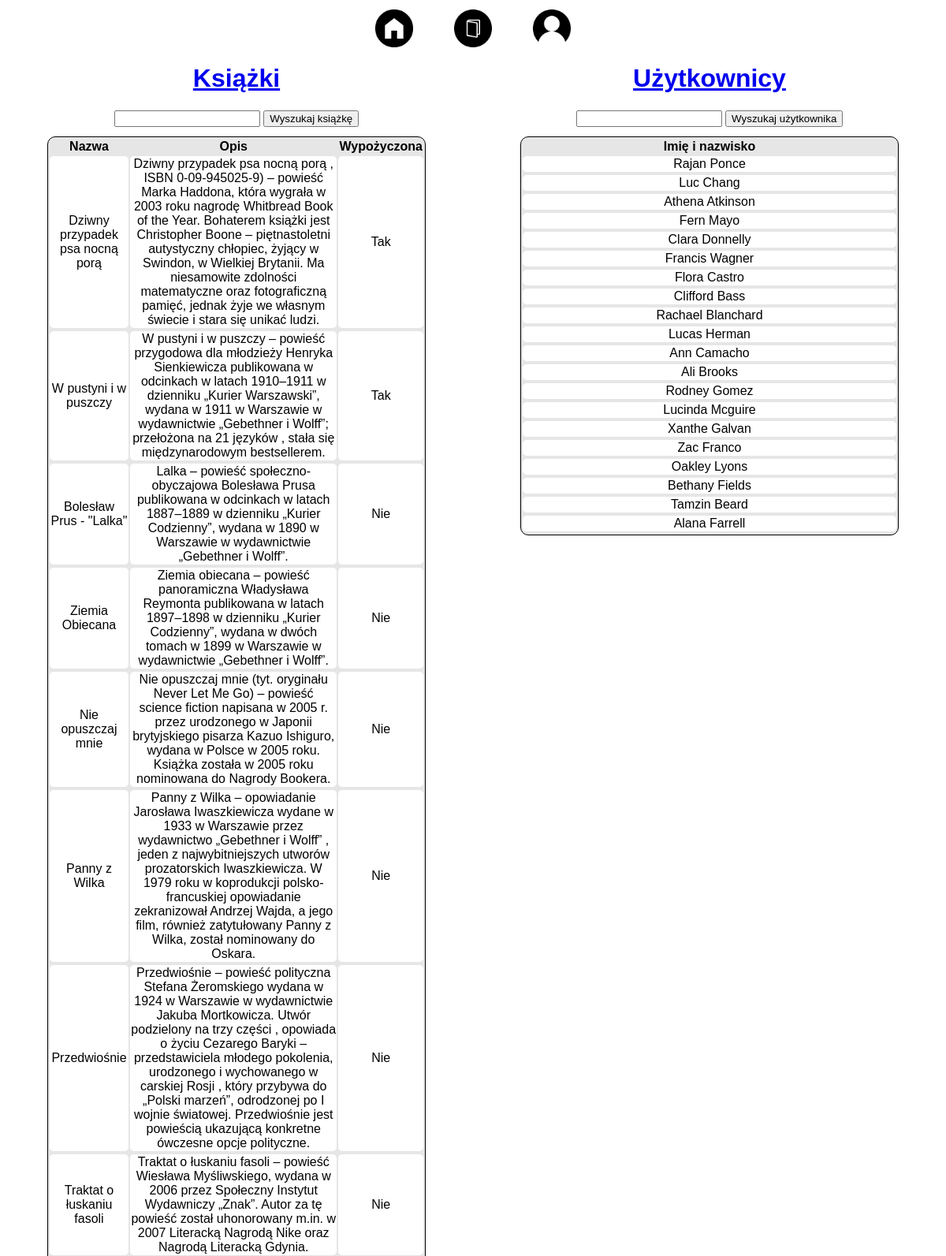
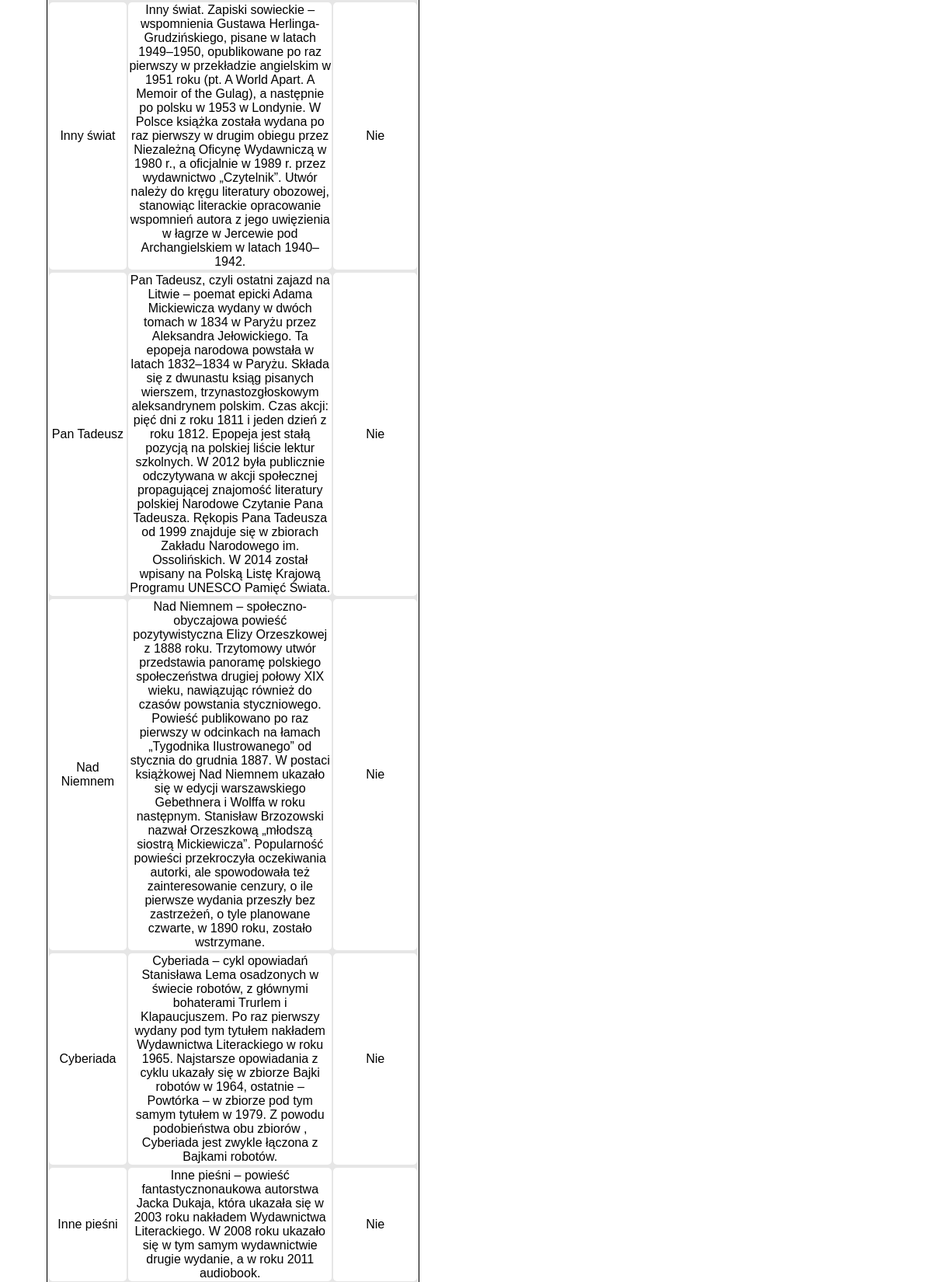
The page / (upper part) on the database its author committed (2 pictures, top to bottom).
### app.py (models this page shows, shortened)
class Book(db.Model):
    id = db.Column(db.Integer, primary_key=True)
    name = db.Column(db.String(200), nullable=False)
    description = db.Column(db.String(400))
    date_added = db.Column(db.DateTime, default=datetime.now())
    is_borrowed = db.Column(db.Boolean, default=False)
    borrowed_by = db.Column(db.Integer, db.ForeignKey('user.id'), default=None)
    date_borrowed = db.Column(db.DateTime, default=datetime.now())
    date_expected_return = db.Column(db.DateTime, default=None)

class User(db.Model):
    id = db.Column(db.Integer, primary_key=True)
    name = db.Column(db.String(200), nullable=False)
    date_added = db.Column(db.DateTime, default=datetime.now())

### app.py (the view)
@app.route('/', methods=['GET'])
def home():
    books = Book.query.order_by(Book.date_added).all()
    users = User.query.order_by(User.date_added).all()
    Session = sessionmaker(bind = engine)
    session = Session()
    books_not_returned = session.query(Book).filter(Book.is_borrowed == True and Book.date_expected_return < datetime.now())
    return render_template('home.html', books=books, users=users, books_not_returned=books_not_returned)

### templates/home.html (shortened to what this page needs)
{% extends './base.html' %}
{% block body %}
<div class="grid">
    <div class="content">
        <h1><a href = '/books'>Książki</a></h1>
        {% if books|length < 1 %}
            <h4>W Twojej bibliotece nie ma żadnych dodanych książek.</h4>
        {% else %}
        <form action="/search/book" method = "POST">
            <input type="text" name = "name" id = "name">
            <input type="submit" value="Wyszukaj książkę">
        </form>
        <table>
            <tr>
                <th>Nazwa</th>
                <th>Opis</th>
                <th>Wypożyczona</th>
            </tr>
            {% for book in books %}
                <td>{{ book.name }}</td>
                <td>{{ book.description }}</td>
                {% if book.is_borrowed %}
                    <td> Tak </td>
                {% else %}
                    <td> Nie </td>
                {% endif %}
            {% endfor %}
        </table>
        {% endif %}
    </div>
    <div class="content">
        <h1><a href = '/users'>Użytkownicy</a></h1>
        {% if users|length < 1 %}
            <h4>W Twojej bibliotece jeszcze nie ma żadnych użytkowników.</h4>
        {% else %}
        <form action="/search/user" method = "POST">
            <input type="text" name = "name" id = "name">
            <input type="submit" value="Wyszukaj użytkownika">
        </form>
        <table>
            <tr>
                <th>Imię i nazwisko</th>
            </tr>
            {% for user in users %}
                <td>{{ user.name }}</td>
            {% endfor %}
        </table>
        {% endif %}
    </div>
</div>
{% endblock %}

### static/css/main.css (style rules this page uses)
body { text-align: center; margin: 0; font-family: sans-serif; }
table { margin-left: auto; margin-right: auto; margin-top: 2%; margin-bottom: 2%; width: 80%; border: 1px solid black; border-radius: 10px; background-color: rgb(230, 230, 230); }
form { width: 100%; margin-left: auto; margin-right: auto; margin-top: 2%; }
td { background-color: rgb(255, 255, 255); border-radius: 5px; }
tr { margin-top: 10px; }
.grid { display: grid; grid-template-columns: 1fr 1fr; }
.content { margin-top: 10%; margin-bottom: 5%; }

### rows shown on the page
Book: name "Dziwny przypadek psa nocną porą", description "Dziwny przypadek psa nocną porą , ISBN 0-09-945025-9) – powieść Marka Haddona, która wygrała w 2003 roku nagrodę Whitbread Book of the Year. Bohaterem książki jest Christopher Boone – piętnastoletni autystyczny chłopiec, żyjący w Swindon, w Wielkiej Brytanii. Ma niesamowite zdolności matematyczne oraz fotograficzną pamięć, jednak żyje we własnym świecie i stara się unikać ludzi.", is_borrowed "Tak"
Book: name "W pustyni i w puszczy", description "W pustyni i w puszczy – powieść przygodowa dla młodzieży Henryka Sienkiewicza publikowana w odcinkach w latach 1910–1911 w dzienniku „Kurier Warszawski”, wydana w 1911 w Warszawie w wydawnictwie „Gebethner i Wolff”; przełożona na 21 języków , stała się międzynarodowym bestsellerem.", is_borrowed "Tak"
Book: name "Bolesław Prus - \"Lalka\"", description "Lalka – powieść społeczno-obyczajowa Bolesława Prusa publikowana w odcinkach w latach 1887–1889 w dzienniku „Kurier Codzienny”, wydana w 1890 w Warszawie w wydawnictwie „Gebethner i Wolff”.", is_borrowed "Nie"
Book: name "Ziemia Obiecana", description "Ziemia obiecana – powieść panoramiczna Władysława Reymonta publikowana w latach 1897–1898 w dzienniku „Kurier Codzienny”, wydana w dwóch tomach w 1899 w Warszawie w wydawnictwie „Gebethner i Wolff”.", is_borrowed "Nie"
Book: name "Nie opuszczaj mnie", description "Nie opuszczaj mnie (tyt. oryginału Never Let Me Go) – powieść science fiction napisana w 2005 r. przez urodzonego w Japonii brytyjskiego pisarza Kazuo Ishiguro, wydana w Polsce w 2005 roku. Książka została w 2005 roku nominowana do Nagrody Bookera.", is_borrowed "Nie"
Book: name "Panny z Wilka", description "Panny z Wilka – opowiadanie Jarosława Iwaszkiewicza wydane w 1933 w Warszawie przez wydawnictwo „Gebethner i Wolff” , jeden z najwybitniejszych utworów prozatorskich Iwaszkiewicza. W 1979 roku w koprodukcji polsko-francuskiej opowiadanie zekranizował Andrzej Wajda, a jego film, również zatytułowany Panny z Wilka, został nominowany do Oskara.", is_borrowed "Nie"
Book: name "Przedwiośnie", description "Przedwiośnie – powieść polityczna Stefana Żeromskiego wydana w 1924 w Warszawie w wydawnictwie Jakuba Mortkowicza. Utwór podzielony na trzy części , opowiada o życiu Cezarego Baryki – przedstawiciela młodego pokolenia, urodzonego i wychowanego w carskiej Rosji , który przybywa do „Polski marzeń”, odrodzonej po I wojnie światowej. Przedwiośnie jest powieścią ukazującą konkretne ówczesne opcje polityczne.", is_borrowed "Nie"
Book: name "Traktat o łuskaniu fasoli", description "Traktat o łuskaniu fasoli – powieść Wiesława Myśliwskiego, wydana w 2006 przez Społeczny Instytut Wydawniczy „Znak”. Autor za tę powieść został uhonorowany m.in. w 2007 Literacką Nagrodą Nike oraz Nagrodą Literacką Gdynia.", is_borrowed "Nie"
Book: name "Inny świat", description "Inny świat. Zapiski sowieckie – wspomnienia Gustawa Herlinga-Grudzińskiego, pisane w latach 1949–1950, opublikowane po raz pierwszy w przekładzie angielskim w 1951 roku (pt. A World Apart. A Memoir of the Gulag), a następnie po polsku w 1953 w Londynie. W Polsce książka została wydana po raz pierwszy w drugim obiegu przez Niezależną Oficynę Wydawniczą w 1980 r., a oficjalnie w 1989 r. przez wydawnictwo „Czytelnik”. Utwór należy do kręgu literatury obozowej, stanowiąc literackie opracowanie wspomnień autora z jego uwięzienia w łagrze w Jercewie pod Archangielskiem w latach 1940–1942.", is_borrowed "Nie"
Book: name "Pan Tadeusz", description "Pan Tadeusz, czyli ostatni zajazd na Litwie – poemat epicki Adama Mickiewicza wydany w dwóch tomach w 1834 w Paryżu przez Aleksandra Jełowickiego. Ta epopeja narodowa powstała w latach 1832–1834 w Paryżu. Składa się z dwunastu ksiąg pisanych wierszem, trzynastozgłoskowym aleksandrynem polskim. Czas akcji: pięć dni z roku 1811 i jeden dzień z roku 1812. Epopeja jest stałą pozycją na polskiej liście lektur szkolnych. W 2012 była publicznie odczytywana w akcji społecznej propagującej znajomość literatury polskiej Narodowe Czytanie Pana Tadeusza. Rękopis Pana Tadeusza od 1999 znajduje się w zbiorach Zakładu Narodowego im. Ossolińskich. W 2014 został wpisany na Polską Listę Krajową Programu…", is_borrowed "Nie"
Book: name "Nad Niemnem", description "Nad Niemnem – społeczno-obyczajowa powieść pozytywistyczna Elizy Orzeszkowej z 1888 roku. Trzytomowy utwór przedstawia panoramę polskiego społeczeństwa drugiej połowy XIX wieku, nawiązując również do czasów powstania styczniowego. Powieść publikowano po raz pierwszy w odcinkach na łamach „Tygodnika Ilustrowanego” od stycznia do grudnia 1887. W postaci książkowej Nad Niemnem ukazało się w edycji warszawskiego Gebethnera i Wolffa w roku następnym. Stanisław Brzozowski nazwał Orzeszkową „młodszą siostrą Mickiewicza”. Popularność powieści przekroczyła oczekiwania autorki, ale spowodowała też zainteresowanie cenzury, o ile pierwsze wydania przeszły bez zastrzeżeń, o tyle planowane czwarte, w…", is_borrowed "Nie"
Book: name "Cyberiada", description "Cyberiada – cykl opowiadań Stanisława Lema osadzonych w świecie robotów, z głównymi bohaterami Trurlem i Klapaucjuszem. Po raz pierwszy wydany pod tym tytułem nakładem Wydawnictwa Literackiego w roku 1965. Najstarsze opowiadania z cyklu ukazały się w zbiorze Bajki robotów w 1964, ostatnie – Powtórka – w zbiorze pod tym samym tytułem w 1979. Z powodu podobieństwa obu zbiorów , Cyberiada jest zwykle łączona z Bajkami robotów.", is_borrowed "Nie"
Book: name "Inne pieśni", description "Inne pieśni – powieść fantastycznonaukowa autorstwa Jacka Dukaja, która ukazała się w 2003 roku nakładem Wydawnictwa Literackiego. W 2008 roku ukazało się w tym samym wydawnictwie drugie wydanie, a w roku 2011 audiobook.", is_borrowed "Nie"
User: name "Rajan Ponce"
User: name "Luc Chang"
User: name "Athena Atkinson"
User: name "Fern Mayo"
User: name "Clara Donnelly"
User: name "Francis Wagner"
User: name "Flora Castro"
User: name "Clifford Bass"
User: name "Rachael Blanchard"
User: name "Lucas Herman"
User: name "Ann Camacho"
User: name "Ali Brooks"
User: name "Rodney Gomez"
User: name "Lucinda Mcguire"
User: name "Xanthe Galvan"
User: name "Zac Franco"
User: name "Oakley Lyons"
User: name "Bethany Fields"
User: name "Tamzin Beard"
User: name "Alana Farrell"
